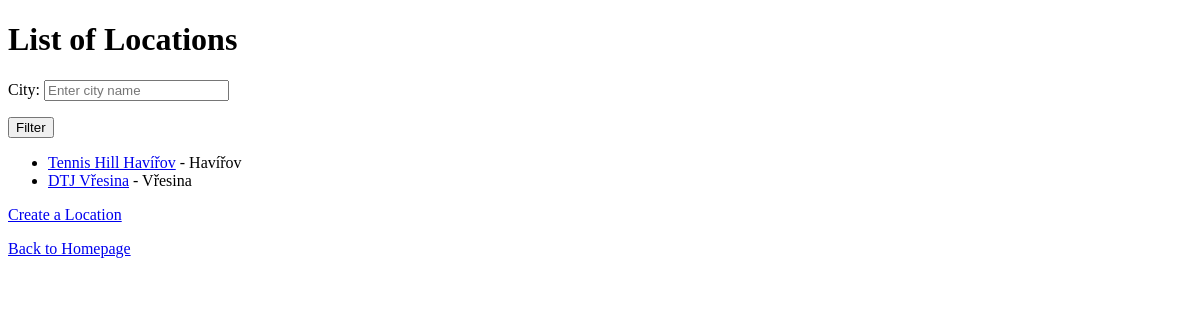
The app's page /locations/locations/, older data.
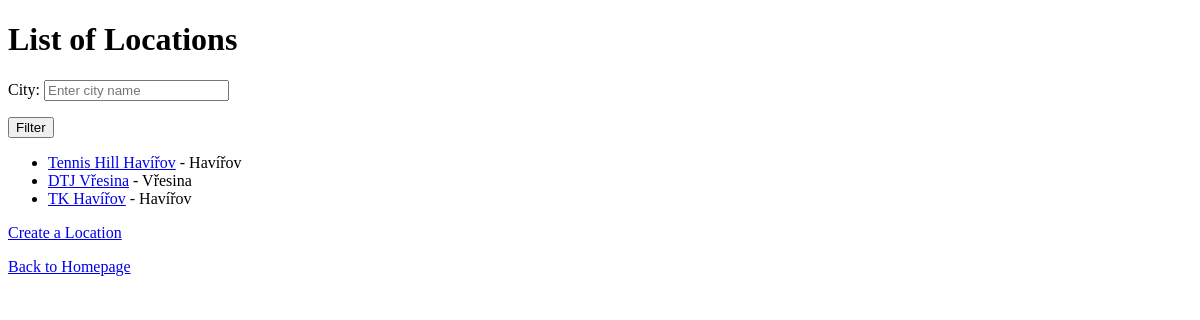
The same page, newer data.
### rezervace/models.py (models this page shows, shortened)
class Location(models.Model):
    name = models.CharField(max_length=100)  # Název střediska
    address = models.CharField(max_length=255)  # Adresa střediska
    city = models.CharField(max_length=100)  # Město
    clay_courts = models.PositiveIntegerField(default=0)  # Počet antukových kurtů
    grass_courts = models.PositiveIntegerField(default=0)  # Počet travnatých kurtů
    hard_courts = models.PositiveIntegerField(default=0)  # Počet kurtů s tvrdým povrchem

### rezervace/views.py (the view)
# urls.py: path('locations/', views.location_list, name='location_list'),
def location_list(request):
    form = LocationFilterForm(request.GET)  # Zpracování GET požadavku
    locations = Location.objects.all()
    if form.is_valid():
        city = form.cleaned_data.get('city')
        if city:
            locations = locations.filter(city__icontains=city)  # Filtrování podle města
    return render(request, 'rezervace/location_list.html', {'locations': locations, 'form': form})

### rezervace/forms.py
class LocationFilterForm(forms.Form):
    city = forms.CharField(
        max_length=100,
        required=False,
        label="City",
        widget=forms.TextInput(attrs={'placeholder': 'Enter city name'})
    )

### rezervace/templates/rezervace/location_list.html (shortened to what this page needs)
<!DOCTYPE html>
<html>
<head>
</head>
<body>
    <h1>List of Locations</h1>
    <form method="get">
        {{ form.as_p }}
        <button type="submit">Filter</button>
    </form>
    <ul>
        {% for location in locations %}
        <li>
            <a href="{% url 'location_detail' location.pk %}">{{ location.name }}</a> - {{ location.city }}
        </li>
        {% endfor %}
    </ul>
    <p>
        <a href="{% url 'create_location' %}">Create a Location</a>
    </p>
    <p>
        <a href="{% url 'homepage' %}">Back to Homepage</a>
    </p>
</body>
</html>

Row changes from the older to the newer data that the page shows:
added Location: name "TK Havířov", city "Havířov"
